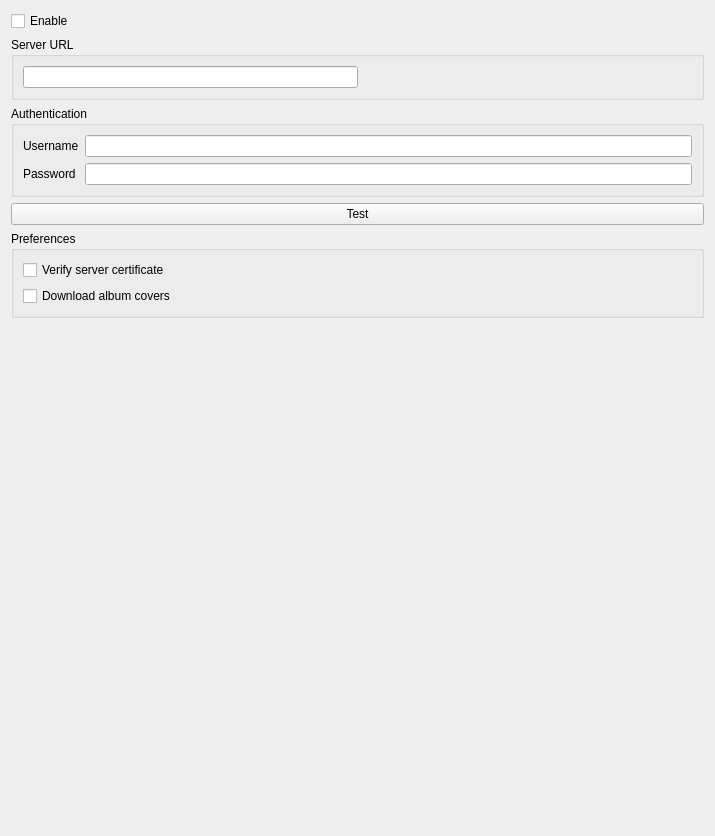
<?xml version="1.0" encoding="UTF-8"?>
<ui version="4.0">
 <class>SubsonicSettingsPage</class>
 <widget class="QWidget" name="SubsonicSettingsPage">
  <property name="geometry">
   <rect>
    <x>0</x>
    <y>0</y>
    <width>715</width>
    <height>836</height>
   </rect>
  </property>
  <property name="windowTitle">
   <string>Subsonic</string>
  </property>
  <layout class="QVBoxLayout" name="layout_subsonicsettingspage">
   <item>
    <widget class="QCheckBox" name="enable">
     <property name="text">
      <string>Enable</string>
     </property>
    </widget>
   </item>
   <item>
    <widget class="QGroupBox" name="server_group">
     <property name="title">
      <string>Server URL</string>
     </property>
     <layout class="QVBoxLayout" name="verticalLayout">
      <item>
       <layout class="QHBoxLayout" name="layout_server">
        <item>
         <widget class="QLineEdit" name="server_url"/>
        </item>
        <item>
         <spacer name="spacer_server">
          <property name="orientation">
           <enum>Qt::Horizontal</enum>
          </property>
          <property name="sizeHint" stdset="0">
           <size>
            <width>40</width>
            <height>20</height>
           </size>
          </property>
         </spacer>
        </item>
       </layout>
      </item>
     </layout>
    </widget>
   </item>
   <item>
    <widget class="QGroupBox" name="credential_group">
     <property name="sizePolicy">
      <sizepolicy hsizetype="Preferred" vsizetype="Maximum">
       <horstretch>0</horstretch>
       <verstretch>0</verstretch>
      </sizepolicy>
     </property>
     <property name="title">
      <string>Authentication</string>
     </property>
     <layout class="QFormLayout" name="layout_credential_group">
      <item row="1" column="0">
       <widget class="QLabel" name="label_username">
        <property name="text">
         <string>Username</string>
        </property>
       </widget>
      </item>
      <item row="1" column="1">
       <layout class="QHBoxLayout" name="horizontalLayout">
        <item>
         <widget class="QLineEdit" name="username"/>
        </item>
       </layout>
      </item>
      <item row="2" column="0">
       <widget class="QLabel" name="label_password">
        <property name="text">
         <string>Password</string>
        </property>
       </widget>
      </item>
      <item row="2" column="1">
       <widget class="QLineEdit" name="password">
        <property name="echoMode">
         <enum>QLineEdit::Password</enum>
        </property>
       </widget>
      </item>
     </layout>
    </widget>
   </item>
   <item>
    <widget class="QPushButton" name="button_test">
     <property name="text">
      <string>Test</string>
     </property>
    </widget>
   </item>
   <item>
    <widget class="QGroupBox" name="groupbox_preferences">
     <property name="title">
      <string>Preferences</string>
     </property>
     <layout class="QFormLayout" name="layout_preferences">
      <item row="0" column="0">
       <widget class="QCheckBox" name="checkbox_verify_certificate">
        <property name="text">
         <string>Verify server certificate</string>
        </property>
       </widget>
      </item>
      <item row="1" column="0">
       <widget class="QCheckBox" name="checkbox_download_album_covers">
        <property name="text">
         <string>Download album covers</string>
        </property>
       </widget>
      </item>
     </layout>
    </widget>
   </item>
   <item>
    <spacer name="spacer_middle">
     <property name="orientation">
      <enum>Qt::Vertical</enum>
     </property>
     <property name="sizeHint" stdset="0">
      <size>
       <width>20</width>
       <height>30</height>
      </size>
     </property>
    </spacer>
   </item>
   <item>
    <layout class="QHBoxLayout" name="layout_bottom">
     <item>
      <spacer name="spacer_bottom">
       <property name="orientation">
        <enum>Qt::Horizontal</enum>
       </property>
       <property name="sizeHint" stdset="0">
        <size>
         <width>40</width>
         <height>20</height>
        </size>
       </property>
      </spacer>
     </item>
     <item>
      <widget class="QLabel" name="label_subsonic">
       <property name="minimumSize">
        <size>
         <width>64</width>
         <height>64</height>
        </size>
       </property>
       <property name="maximumSize">
        <size>
         <width>64</width>
         <height>64</height>
        </size>
       </property>
       <property name="pixmap">
        <pixmap resource="../../data/icons.qrc">:/icons/64x64/subsonic.png</pixmap>
       </property>
      </widget>
     </item>
    </layout>
   </item>
  </layout>
 </widget>
 <tabstops>
  <tabstop>username</tabstop>
  <tabstop>password</tabstop>
 </tabstops>
 <resources>
  <include location="../../data/data.qrc"/>
  <include location="../../data/icons.qrc"/>
 </resources>
 <connections/>
</ui>
